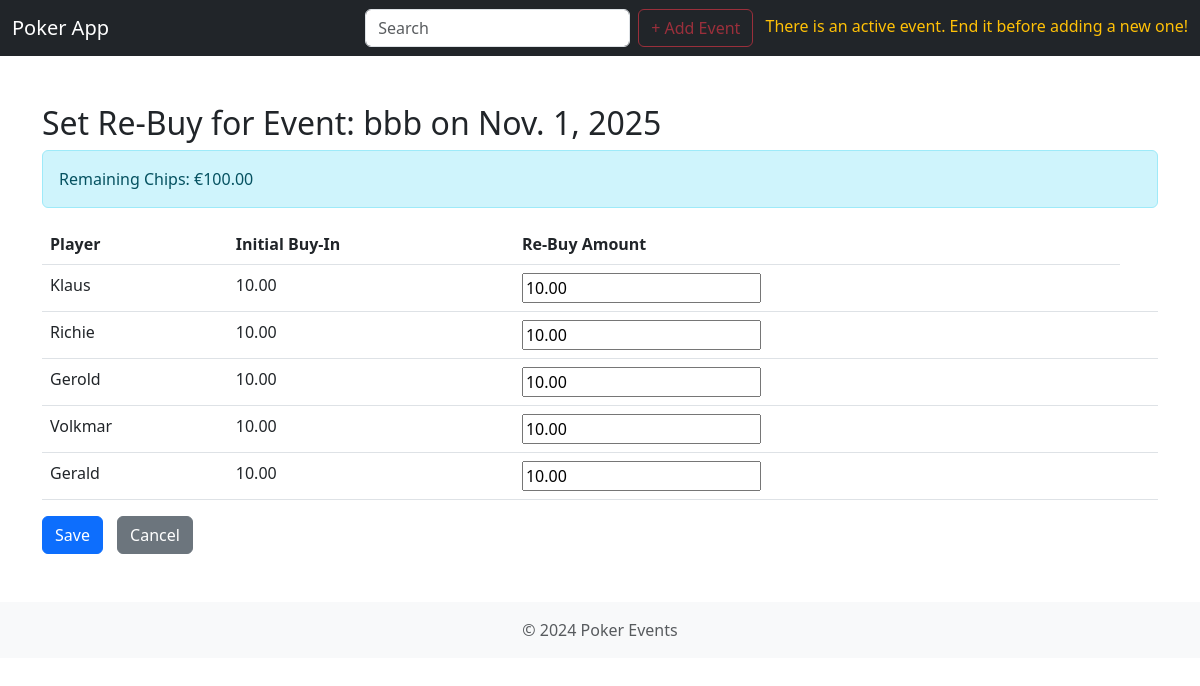
Screenshot of /re_buy/34/ with the database file from the repository.
### poker_data/models.py (models this page shows, shortened)
class Event(models.Model):
    host_location = models.CharField(max_length=100, blank=True, null=True)  # formerly "gastgeber_ort"
    participants = models.ManyToManyField(Player, through='EventParticipation', related_name='events')  # formerly "teilnehmer"
    pot = models.DecimalField(max_digits=10, decimal_places=2)
    date = models.DateField()  # formerly "datum" #TODO change format to dd.mm.yyyy
    active = models.BooleanField(default=True)  # formerly "active"
    asop = models.BooleanField(default=False)  # formerly "asop"
    host_player = models.ForeignKey(Player, on_delete=models.SET_NULL, blank=True, null=True, related_name='hosted_events')  # formerly "gastgeber_spieler"
    remaining_chips = models.DecimalField(max_digits=10, decimal_places=2, default=0) #Neuer Wert für verfügbare Chips

class EventParticipation(models.Model):
    player = models.ForeignKey(Player, on_delete=models.CASCADE, related_name='event_participations')
    event = models.ForeignKey(Event, on_delete=models.CASCADE)
    earnings = models.DecimalField(max_digits=10, decimal_places=2, default=0)
    initial_buy_in = models.DecimalField(max_digits=10, decimal_places=2, default=0)  # Umbenannt
    re_buy = models.DecimalField(max_digits=10, decimal_places=2, default=0)  # Für spätere Re-Buys

class Player(models.Model):
    name = models.CharField(max_length=100)
    founding_member = models.BooleanField(default=False)
    first_participation = models.DateField(blank=True, null=True)
    total_earnings = models.DecimalField(max_digits=10, decimal_places=2, default=0)

### poker_events/views.py (the view)
# urls.py: path('re_buy/<int:event_id>/', views.re_buy, name='re_buy'),
def re_buy(request, event_id):
    event = get_object_or_404(Event, id=event_id)
    participations = EventParticipation.objects.filter(event=event)
    ReBuyFormSet = modelformset_factory(
        EventParticipation,
        fields=('re_buy',),  # Nur das Re-Buy-Feld
        extra=0
    )
    if request.method == 'POST':
        print("POST-Daten:", request.POST)
        formset = ReBuyFormSet(request.POST, queryset=participations)
        if formset.is_valid():
            instances = formset.save(commit=False)
            print("Formset ist gültig, speichere Daten...")
            with transaction.atomic():
                total_re_buy = Decimal('0.00')
                for form in formset:
                    participation = form.save(commit=False)
                    re_buy = Decimal(form.cleaned_data.get('re_buy', '0.00'))  # Verhindert NoneType-Fehler
                    if re_buy > Decimal('0.00'):
                        if event.remaining_chips < re_buy:
                            messages.error(request, "Nicht genügend Chips im Event für dieses Re-Buy!")
                            return redirect('re_buy', event_id=event.id)
                        total_re_buy += re_buy  # Summe der Re-Buys berechnen
                        participation.re_buy += re_buy  # Re-Buy zum bestehenden Wert hinzufügen
                    participation.save()
                event.remaining_chips -= total_re_buy  # Remaining-Chips nach Re-Buys aktualisieren
                event.save()
            messages.success(request, "Re-Buy erfolgreich gespeichert!")  # Erfolgsmeldung
            return redirect('home')  # Weiterleitung zur Startseite
        else:
            messages.error(request, "Fehler beim Speichern der Re-Buys!")  # Fehler ausgeben
            print("Formset Fehler:", formset.errors)  # Debugging in der Konsole
    else:
        formset = ReBuyFormSet(queryset=participations)
    return render(request, 're_buy.html', {'formset': formset, 'event': event})

### poker_data/context_processors.py (called while the page is built)
def active_events_status(request):
    return {
        'active_events_exist': Event.objects.filter(active=True).exists()
    }

### templates/re_buy.html (shortened to what this page needs)
{% extends 'base.html' %}
{% block content %}
  <div class="container my-5">
    <h2>Set Re-Buy for Event: {{ event.host_location }} on {{ event.date }}</h2>
    <div class="alert alert-info">
      Remaining Chips: €{{ event.remaining_chips }}
    </div>
    <form method="post" class="form-group">
      <table class="table">
        <thead>
          <tr>
            <th>Player</th>
            <th>Initial Buy-In</th>
            <th>Re-Buy Amount</th>
          </tr>
        </thead>
        <tbody>
          {% for form in formset %}
            <tr>
              <td>{{ form.instance.player.name }}</td>
              <td>{{ form.instance.initial_buy_in }}</td>
              <td>
                {{ form.re_buy }}
              </td>
              <td>{{ form.id }} </td>
            </tr>
          {% endfor %}
        </tbody>
      </table>
      <div class="mt-3">
        <button type="submit" class="btn btn-primary">Save</button>
        <a href="{% url 'home' %}" class="btn btn-secondary">Cancel</a>
      </div>
    </form>
  </div>
{% endblock %}

### static/style.css (style rules this page uses)
.btn-secondary { margin-left: 10px; }

### rows the page displays
Event: host_location "bbb", date "Nov. 1, 2025", remaining_chips "100.00"
EventParticipation: instance.player.name "Klaus", instance.initial_buy_in "10.00"
EventParticipation: instance.player.name "Richie", instance.initial_buy_in "10.00"
EventParticipation: instance.player.name "Gerold", instance.initial_buy_in "10.00"
EventParticipation: instance.player.name "Volkmar", instance.initial_buy_in "10.00"
EventParticipation: instance.player.name "Gerald", instance.initial_buy_in "10.00"
